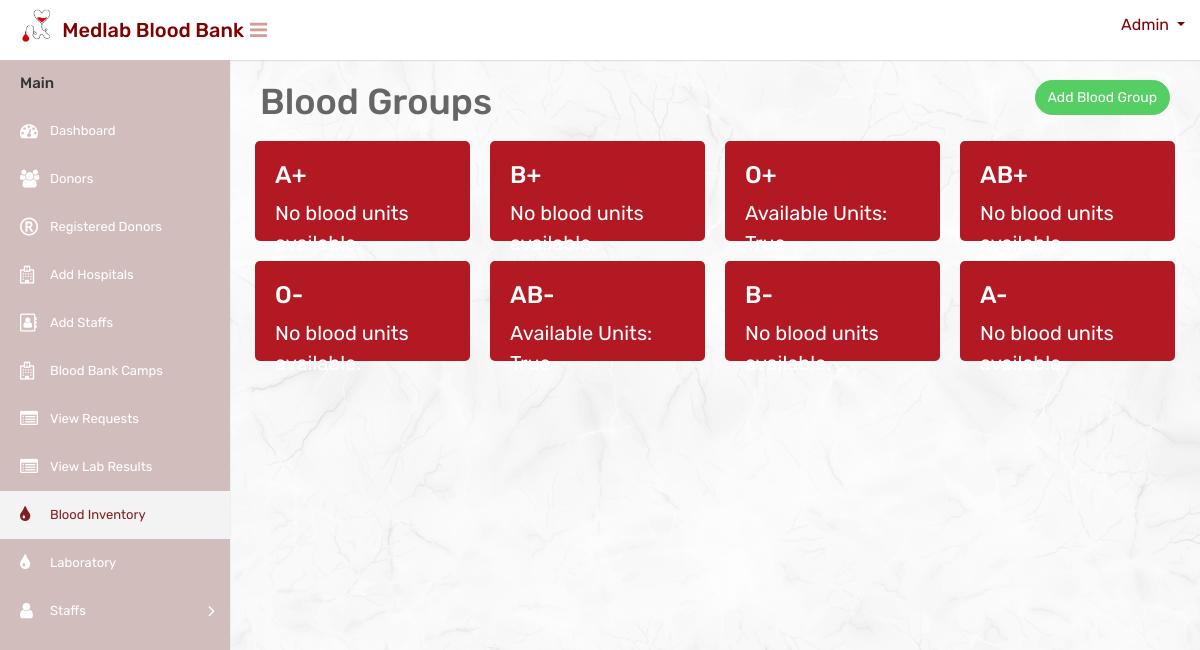
Screenshot of /bloodinventory with the database file from the repository.
### website/models.py (models this page shows, shortened)
class BloodType(models.Model):
    blood_type = models.CharField(max_length=10, unique=True)

### website/views.py (the view)
# urls.py: path('bloodinventory', bloodinventory, name='bloodinventory'),
def bloodinventory(request):
    blood_types = BloodType.objects.all()
    blood_inventory_units = {}
    for blood_type in blood_types:
        try:
            blood_inventory = BloodInventory.objects.get(blood_type=blood_type)
            units = blood_inventory.quantity // 450
        except BloodInventory.DoesNotExist:
            units = 0
        blood_inventory_units[blood_type] = units
    return render(request, 'mainuser/bloodinventory.html', {'blood_types': blood_types, 'blood_inventory_units': blood_inventory_units})

### templates/mainuser/bloodinventory.html (shortened to what this page needs)
{% load static %}
<html lang="en">
<head>
    <link rel="stylesheet" type="text/css" href="{% static 'mainuser/css/bootstrap.min.css' %}">
    <link rel="stylesheet" type="text/css" href="{% static 'mainuser/css/font-awesome.min.css' %}">
    <link rel="stylesheet" type="text/css" href="{% static 'mainuser/css/style.css' %}">
</head>
<body>
    <div class="main-wrapper">
        <div class="header" style="background-color:white;height:60px;">
			<div class="header-left">
				<a href="{% url 'adminindex' %}" class="logo" style="color: black;">
					<img src="{% static 'mainuser/img/logocopy.png' %}" width="75" height="40" alt="" style="margin-left:15px"> <span style="color: maroon;font-size: 20px;margin-top:10px; margin-left:-10px;white-space: nowrap;">Medlab Blood Bank</span>
				</a>
			</div>
			<a id="toggle_btn" href="javascript:void(0);" style="color:#d69c98;margin-top:20px;margin-left:10px;"><i class="fa fa-bars"></i></a>
            <ul class="nav user-menu float-right">
                <li class="nav-item dropdown has-arrow">
                    <a href="#" class="dropdown-toggle nav-link user-link" data-toggle="dropdown"style="color:maroon">
						<span style="color:maroon;">Admin</span>
                    </a>
                </li>
            </ul>
        </div>
        <div class="sidebar" id="sidebar">
            <div class="sidebar-inner slimscroll">
                <div id="sidebar-menu" class="sidebar-menu">
                    <ul>
                        <li class="menu-title">Main</li>
                        <li>
                            <a href="{% url 'adminindex' %}"><i class="fa fa-dashboard"></i> <span>Dashboard</span></a>
                        </li>
						<li>
                            <a href="{% url 'donors' %}"><i class="fa fa-users"></i> <span>Donors</span></a>
                        </li>
                        <li>
                            <a href="{% url 'registereddonortable' %}"><i class="fa fa-registered"></i> <span>Registered Donors</span></a>
                        </li>
                        <li>
                            <a href="{% url 'registeredhospitaltable' %}"><i class="fa fa-hospital-o"></i> <span>Add Hospitals</span></a>
                        </li>
                        <li>
                            <a href="{% url 'registeredstafftable' %}"><i class="fa fa-address-book-o"></i> <span>Add Staffs</span></a>
                        </li>
                        <li>
                            <a href="{% url 'departments' %}"><i class="fa fa-hospital-o"></i> <span>Blood Bank Camps</span></a>
                        </li>
                        <li>
                            <a href="{% url 'blood_request_list' %}"><i class="fa fa-list-alt"></i> <span>View Requests</span></a>
                        </li>
						<li>
                            <a href="{% url 'view_uploaded_files' %}"><i class="fa fa-list-alt"></i> <span>View Lab Results</span></a>
                        </li>
                        <li class="active">
                            <a href="{% url 'bloodinventory' %}"><i class="fa fa-tint"></i> <span>Blood Inventory</span></a>
                        </li>
                        <li>
                            <a href="{% url 'laboratory' %}"><i class="fa fa-tint"></i> <span>Laboratory</span></a>
                        </li>
						<li class="submenu">
							<a href="#"><i class="fa fa-user"></i> <span>Staffs </span> <span class="menu-arrow"></span></a>
						</li>
                    </ul>
                </div>
            </div>
        </div>
        <div class="page-wrapper">
            <div class="content">
                <button id="addBloodGroupBtn" class="btn btn btn-success btn-rounded float-right" onclick="location.href='{% url 'addnewgroup' %}'">Add Blood Group</button>
                <h1>Blood Groups</h1>
                <div class="row">
                    {% for blood_type in blood_types %}
                        <div class="blood-group-box">
                            <h3>{{ blood_type.blood_type }}</h3>
                            {% with blood_inventory=blood_type.bloodinventory.quantity %}
                                {% if blood_inventory %}
                                    <p>Available Units: {{ blood_inventory|divisibleby:450 }}</p>
                                {% else %}
                                    <p>No blood units available.</p>
                                {% endif %}
                            {% endwith %}
                        </div>
                        {% if forloop.counter|divisibleby:4 %}
                            </div><div class="row">
                        {% endif %}
                    {% empty %}
                        <p>No blood groups available.</p>
                    {% endfor %}
                </div>
            </div>
        </div>
    </div>
</body>
</html>

### rows the page displays
BloodType: blood_type "A+", shows "No blood units available."
BloodType: blood_type "B+", shows "No blood units available."
BloodType: blood_type "O+", bloodinventory.quantity|divisibleby "True"
BloodType: blood_type "AB+", shows "No blood units available."
BloodType: blood_type "O-", shows "No blood units available."
BloodType: blood_type "AB-", bloodinventory.quantity|divisibleby "True"
BloodType: blood_type "B-", shows "No blood units available."
BloodType: blood_type "A-", shows "No blood units available."
